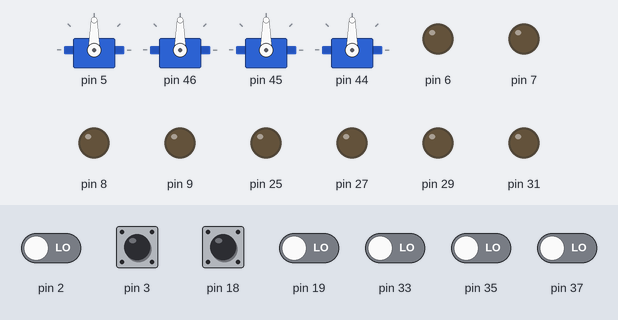
The sketch below on a simulated Arduino Mega 2560, built with avr-gcc and run on an emulated ATmega2560. On the bench: 4 × servo, output pins drawn as LEDs (lit = HIGH). The inputs (shaded band) are chosen by the test bench; at power-on: pin 2, pin 3, pin 18, pin 19, pin 33, pin 35, pin 37 LOW. Servo pulses on a pin are drawn as a servo (544–2400 µs = 0–180°).

Above: at 1.2 s.
1.3 s: pin 2 driven HIGH
At 2.8 s:
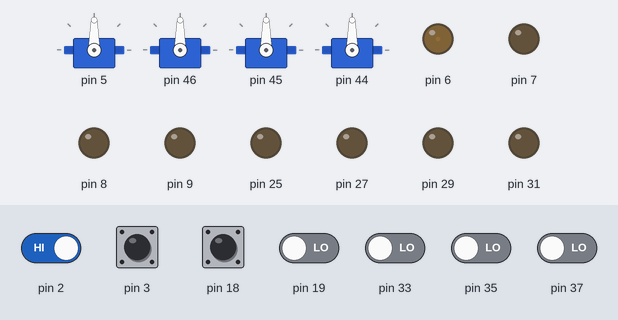
3.4 s: pin 3 pulsed HIGH 2 times (0.12 s each, 0.3 s apart)
At 4.02 s:
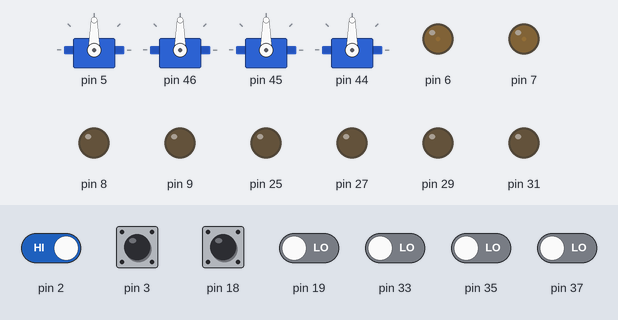
6.4 s: pin 3 driven HIGH
At 8.1 s:
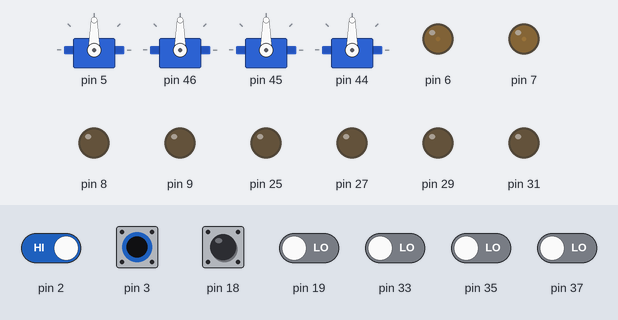
8.8 s: pin 18 pulsed HIGH 5 times (0.12 s each, 0.3 s apart)
At 9.42 s:
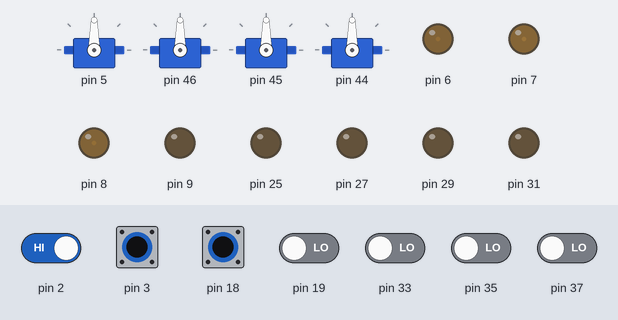
11.8 s: pin 18 driven HIGH
At 13.2 s:
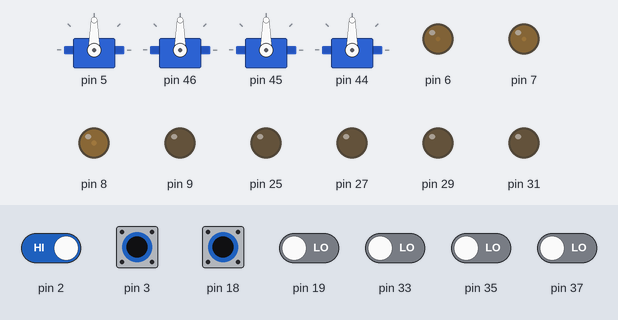
Timing chart, 0 to 14.8 s (numbered marks = the images above; inputs shaded):
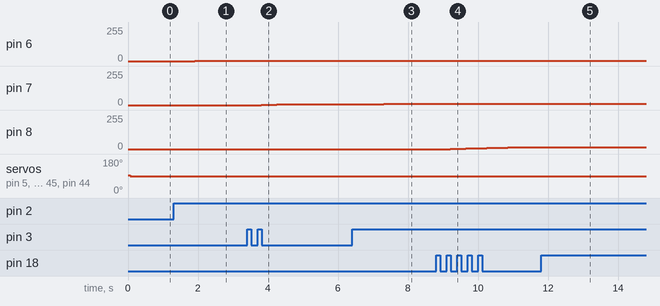

The sketch:

4W4S_CONT.ino
```cpp
#include <TimerOne.h>
#include <math.h>
#include "src/motorController.h"
#include "src/NinjaServo.h"


#define Vm 9.0
#define DSO 32
//defining constants
float Vdc=Vm-1.7;
double kw=3468.6; //encoder costant
float Ts=0.05; //sampling time

double w[4];   //current value of wheel speed
double wRef[4];   //driving angles
int delta[4];    //steerMotor angles

volatile bool state=true;
float Vx,Vy,gam;  //required speed of the BOT
float ld;         //half of track
float lf;
float lr;      //wheel base lf+lr

void MC_ISR();
void getRoverSpeed();
void getOmega();

//                  Vdc,pwmpin,dir,enca,encb,kw,Ts,kp,ki,kd,N
motorConfig config1={Vdc,6,25,2,33,kw,Ts,0.3069,16.67,0,1e7};
motorConfig config2={Vdc,7,27,3,35,kw,Ts,0.3069,16.67,0,1e7};
motorConfig config3={Vdc,8,29,18,37,kw,Ts,0.3069,16.67,0,1e7};
motorConfig config4={Vdc,9,31,19,39,kw,Ts,0.3069,16.67,0,1e7};

//initializing driving motors
motorController driverMotor[4]={motorController(config1),motorController(config2),
                        motorController(config3),motorController(config4)};
NinjaServo steerMotor[4];

void setup()
{
  // initializing timers for pwm freq
  TCCR2B = TCCR2B & B11111000 | B00000001;
  TCCR4B = TCCR4B & B11111000 | B00000001;
  TCCR3B = TCCR3B & B11111000 | B00000001;
  //initializing timer interrupt
  Timer1.initialize(50000);
  Timer1.attachInterrupt(MC_ISR);
  Serial.begin(9600);
  //initializing sttering motors
  steerMotor[0].attach(5);
  steerMotor[1].attach(44);
  steerMotor[2].attach(45);
  steerMotor[3].attach(46);
  // pinMode(DSO,OUTPUT);
}

void loop()
{
  if(state)
  {
    cli();
    // digitalWrite(DSO,HIGH);
    getOmega();
    state=false;
    // digitalWrite(DSO,LOW);
    sei();
  }
}
```

MC_ISR.ino
```cpp
void MC_ISR()
{
    //write driving motor speeds
    w[0]=driverMotor[0].setSpeed(wRef[0]);
    w[1]=driverMotor[1].setSpeed(wRef[1]);
    w[2]=driverMotor[2].setSpeed(wRef[2]);
    w[3]=driverMotor[3].setSpeed(wRef[3]);
    //write sttering motor value
    steerMotor[0].write(delta[0]);
    steerMotor[1].write(delta[1]);
    steerMotor[2].write(delta[2]);
    steerMotor[3].write(delta[3]);
    state=true;
}
```

Speed_Calculation.ino
```cpp
void getRoverSpeed()
{

}
void getOmega()
{
    getRoverSpeed();
    for(int i=0,j=-1;i<4;i++)
    {
        double V[2];
        V[0]=Vx+j*gam*ld;
        j*=-1;
        //Calculating wheel velocity
        if(i<2)
            V[1]=Vy+lf*gam;
        else
            V[1]=Vy-lr*gam;

        //calculating angular velocity
        double r=(V[0]*V[0])+(V[1]*V[1]);
        wRef[i]=sqrt(r);
        ///calculating steer angle
        if(wRef[i]==0)
        {
            delta[i]=0;
        }
        else
        {
            float angRad=atan2(V[1],V[0]);
            int ang=degrees(angRad);
            if(ang>90)
            {
                wRef[i]=-wRef[i];
                ang=90-ang;
            }
            else if(ang<-90)
            {
                wRef[i]=-wRef[i];
                ang=(-90-ang);
            }
            ang*=-1;      // to set it capatable with servo class
            delta[i]=ang;
        }
    }
}
```

HB.cpp
```cpp
#include "Arduino.h"
#include "HB.h"

HB::HB(byte pwmP,byte dirP)
:pwmPin(pwmP),dirPin(dirP)
{
  pinMode(pwmPin,OUTPUT);
  pinMode(dirPin,OUTPUT);
}

void HB::drive(byte dutyCyle,bool dir)
{
  analogWrite(pwmPin,dutyCyle);
  digitalWrite(dirPin,dir);
}
void HB::drive(byte dutyCyle,enum direct dir)
{
  analogWrite(pwmPin,dutyCyle);
  digitalWrite(dirPin,dir);
}
void HB::drive(int dutyCycle)
{
  bool dir=(dutyCycle<0);
  drive(dutyCycle,dir);
}
```

HB.h
```cpp
#include "Arduino.h"

#ifndef H_BRIDGE
#define H_BRIDGE

class HB
{
  public:
  enum direct{FORWARD,REVERSE};
  HB(byte pwmP,byte dirP);
  void drive(byte dutyCyle, bool dir); //sets the pwm dutyratio
  void drive(byte dutyCyle,enum direct); //enum overload
  void drive(int dutyCyle);
  private:
  byte pwmPin; //pwm control pin
  byte dirPin; //directional pin
};
#endif
```

NinjaServo.cpp
```cpp
#include "NinjaServo.h"
#ifndef cbi
#define cbi(sfr, bit) (_SFR_BYTE(sfr) &= ~_BV(bit))
#endif
#ifndef sbi
#define sbi(sfr, bit) (_SFR_BYTE(sfr) |= _BV(bit))
#endif
static bool timerSetup=false;
NinjaServo::NinjaServo()
:compReg(nullptr),microSec(DEFAULT_PULSE_WIDTH),sPin(150)
{
}
void NinjaServo::attach(byte pin)
{
    if(!timerSetup)
    {
        //initialize the timers for 50hz
        TCCR3A=B00000010;
        TCCR3B=B10111010;
        TCCR5A=B00000010;
        TCCR5B=B10111010;
        ICR5=40000;
        ICR3=40000;
        timerSetup=true;
    }
    if(compReg)return;
    pinMode(pin,OUTPUT);
    sPin=pin;
    switch (digitalPinToTimer(pin))
    {
    case NOT_ON_TIMER:
        break;
    case TIMER3A:
    {
        sbi(TCCR3A,COM3A1);
        compReg=&OCR3A;
        break;
    }
    case TIMER3B:
    {
        sbi(TCCR3A,COM3B1);
        compReg=&OCR3B;

        break;
    }
    case TIMER3C:
    {
        sbi(TCCR3A,COM3C1);
        compReg=&OCR3C;
        break;
    }
    case TIMER5A:
    {
        sbi(TCCR5A,COM5A1);
        compReg=&OCR5A;
        break;
    }
    case TIMER5B:
    {
        sbi(TCCR5A,COM5B1);
        compReg=&OCR5B;

        break;
    }
    case TIMER5C:
    {
        sbi(TCCR5A,COM5C1);
        compReg=&OCR5C;
        break;
    }
    default:
        break;
    }
    this->writeMicroseconds(microSec);
}
bool NinjaServo::writeMicroseconds(int micSec)
{
    if(micSec>MAX_PULSE_WIDTH||microSec<MIN_PULSE_WIDTH)return false;
    microSec=micSec;
    if(!compReg)return false;
    *compReg=(2*micSec);    //1 count = 0.5microsec
    return true;
}
bool NinjaServo::write(int angle)
{
    if(abs(angle)>90)return false;
    int micr=map(angle,-90,90,MIN_PULSE_WIDTH,MAX_PULSE_WIDTH);
    return writeMicroseconds(micr);
}
int NinjaServo::read()
{
    int angle=map(microSec,MIN_PULSE_WIDTH,MAX_PULSE_WIDTH,-90,90);
    return angle;
}
unsigned int NinjaServo::readMicroseconds()
{
    return microSec;
}
NinjaServo::~NinjaServo()
{
    digitalWrite(sPin,LOW);
}
```

NinjaServo.h
```cpp
#include "Arduino.h"
#ifndef _NINJA_SERVO
#define _NINJA_SERVO
#define MIN_PULSE_WIDTH       544     // the shortest pulse sent to a servo
#define MAX_PULSE_WIDTH      2400     // the longest pulse sent to a servo
#define DEFAULT_PULSE_WIDTH  1500     // default pulse width when servo is attached
//Supports only on MEGA and pwm pins of timer 3 and 5
// max six servos
class NinjaServo
{
private:
    volatile uint16_t* compReg;  //output compare register OCR
    unsigned int microSec;
    byte sPin;                   //Servo attached pin
public:
    NinjaServo();
    void attach(byte pin);       //attach servopin
    bool write(int angle);
    bool writeMicroseconds(int micSec);      //provide pulse width in microSecs
    int read();                              //cur position
    unsigned int readMicroseconds();
    ~NinjaServo();
};

#endif
```

motorController.cpp
```cpp
#include "motorController.h"

motorController::motorController(motorConfig &config)
:Vm(config.V),chop(config.pwmPin,config.dirPin),encoder(config.encA,config.encB,config.wc),
cont(config.Ts,config.kp,config.ki,config.kd,config.N)
{
    cont.setOutLim(Vm,-Vm);
}

motorController::motorController(float V,byte encA,byte encB,byte wc,HB &cov,PID &comp)
:Vm(V),encoder(encA,encB,wc),chop(cov),cont(comp)
{
    cont.setOutLim(Vm,-Vm);
}

void motorController::reset()
{
    cont.reset();
    chop.drive(0);
}
double motorController::setSpeed(double w0)
{
    double w=encoder.getSpeed();
    double e=(w0-w);
    cont.compute(e);
    double out=cont.output();
    int dc=((out/Vm)*255);
    chop.drive(dc);
    return w;
}
void motorController::changeGains(double P,double I,double D,double N,double T)
{
    cont.setTune(P,I,D,N);
    if(T>0)cont.setSampleTime(T);
}
 void motorController::changeGains(motorConfig &config)
 {
    this->changeGains(config.kp,config.ki,config.kd,config.N,config.Ts);
 }
```

motorController.h
```cpp
#ifndef motorCont_
#define motorCont_

#include "Arduino.h"
#include "pid.h"
#include "quadEncoder.h"
#include "HB.h"

struct motorConfig
{
    //Hbridge const
    float V;           //max voltage
    byte pwmPin;         //hbridge pwm pin
    byte dirPin;         //hbridge directional pin
    //encoder const
    byte encA;           //encoder channel A
    byte encB;           //encoder channel B
    double wc;           //encoder speed const
    //compensator const
    double Ts;           //sampling time
    double kp;           //propotional gain
    double ki;           //integeral
    double kd;           //derivative
    double N;            //filter cutoff
};


class motorController
{
private:
    PID cont;
    qEncoder encoder;
    HB chop;
    float Vm;     //input dc voltage
public:
    motorController(motorConfig &config);
    motorController(float Vm,byte encA,byte encB,byte wc,HB &cov,PID &comp);
    double setSpeed(double speed);
    void reset();
    void changeGains(double P,double I=-1,double D=-1,double N=-1,double T=-1);
    void changeGains(motorConfig &config);
};

#endif
```

pid.cpp
```cpp
#include "Arduino.h"
#include "pid.h"

PID::PID(double T,double P,double I,double D,double N)
{
  kp=P; ki=I; kd=D; Nf=N; Ts=T; xp=0; y=0; yip=0; ydp=0;
  setOutLim(1e9,-1e9);
}
void PID::compute(double x)
{
  double yp=kp*x;
  double yi=yip+ki*Ts/2*(x+xp);
  double yd=(kd*Nf*(x-xp)+ydp)/(Nf*Ts+1);
  y=yp+yi+yd;
  if(y>=outMax)
  {
    y=outMax;
  }
  if(y<=outMin)
  {
    y=outMin;
  }
  xp=x;
  yip=yi; ydp=yd;
}
double PID::output()
{
  return y;
}
void PID::setOutLim(double ma,double mi)
{
  if(ma<mi)return;
  outMax=ma; outMin=mi;
}
void PID::setSampleTime(double T)
{
  Ts=T;
}
void PID::setTune(double P,double I,double D,double N)
{
 kp=P; ki=I>=0?I:ki; kd=D>=0?D:kd; Nf=N>0?N:Nf;
}
void PID::reset()
{
  xp=0; y=0; yip=0; ydp=0;
}
```

pid.h
```cpp
#include "Arduino.h"

#ifndef pid
#define pid
class PID
{

public:

PID(double T=0,double P=0,double I=0,double D=0,double N=1e7);
void compute(double x);

double output();  //obtain the current output

void setOutLim(double ma,double mi);       //set the limits for outputs

void setTune(double P,double I=-1,double D=-1,double N=-1); //changing controller parameters
void reset();                       //resets the controller
void setSampleTime(double T);      //changing sample time

private:
//controller constants
double kp;
double kd;
double ki;
double Nf;  //Filter coefficient
double Ts; //Sampling time
double xp; //previous input
double yip,ydp; //last integral & derivative sample
double y; //output
double outMax,outMin; //maximum ans min output
};

#endif
```

quadEncoder.cpp
```cpp
#include "quadEncoder.h"

qEncoder* qEncoder::_instances[MAX_ENCODER]={nullptr,nullptr,nullptr,nullptr};

void qEncoder::interrupt_0()
{
  _instances[0]->tp=_instances[0]->tc;
  _instances[0]->tc=micros();
  _instances[0]->dir=digitalRead(_instances[0]->pinB)?1:-1;
}
void qEncoder::interrupt_1()
{
  _instances[1]->tp=_instances[1]->tc;
  _instances[1]->tc=micros();
  _instances[1]->dir=digitalRead(_instances[1]->pinB)?1:-1;
}
void qEncoder::interrupt_2()
{
  _instances[2]->tp=_instances[2]->tc;
  _instances[2]->tc=micros();
  _instances[2]->dir=digitalRead(_instances[2]->pinB)?1:-1;
}
void qEncoder::interrupt_3()
{
  _instances[3]->tp=_instances[3]->tc;
  _instances[3]->tc=micros();
  _instances[3]->dir=digitalRead(_instances[3]->pinB)?1:-1;
}
qEncoder::qEncoder(byte pA,byte pB,double k,long to)
:pinA(pA),pinB(pB),wc(k),timeOut(to),tp(0),tc(0),dir(0)
{
  for(int i=0;i<4;i++)
  {
    if(!_instances[i])
    {
      instCnt=i;
      _instances[i]=this; break;
    }
  }
  pinMode(pinA,INPUT);
  pinMode(pinB,INPUT);
  switch(instCnt)
  {
   case 0:
   attachInterrupt(digitalPinToInterrupt(pinA),interrupt_0, RISING);
   break;
   case 1:
   attachInterrupt(digitalPinToInterrupt(pinA),interrupt_1, RISING);
   break;
   case 2:
   attachInterrupt(digitalPinToInterrupt(pinA),interrupt_2, RISING);
   break;
   case 3:
   attachInterrupt(digitalPinToInterrupt(pinA),interrupt_3, RISING);
   break;
  }
}
qEncoder::qEncoder(byte pA,byte pB,double k)
:qEncoder(pA,pB,k,CONST_TOUT)
{

}
double qEncoder::getSpeed()
{
  long cur=micros();
  if(cur-tc>timeOut||tc==tp)return 0;
  double dt=tc-tp;
  double ans=dir*(wc/dt);
  return ans;
}
qEncoder::~qEncoder()
{
  detachInterrupt(digitalPinToInterrupt(pinA));
  _instances[instCnt]=nullptr;
}
```

quadEncoder.h
```cpp
#ifndef Encoder_
#define Encoder_
#include "Arduino.h"
#define MAX_ENCODER 4
#define CONST_TOUT 1000000
class qEncoder
{
  public:
  qEncoder(byte pA,byte pB,double k);
  qEncoder(byte pA,byte pB,double k,long to);
  ~qEncoder();
  static void interrupt_0();
  static void interrupt_1();
  static void interrupt_2();
  static void interrupt_3();
  double getSpeed();
  private:
  byte pinA;  //encoder channel A
  byte pinB;  //encoder channel B
  double wc;  //speed const
  long timeOut; //timeout for min speed
  volatile long tp;
  volatile long tc;
  volatile int dir;
  int instCnt; //instance count
  static qEncoder* _instances[MAX_ENCODER]; //pointer of instances
};
#endif
```

Measured:
- after the input at 1.3 s, pin 6: 0/255 → 1/255 after 0.60 s
- after the input at 3.4 s, pin 7: moves from 0/255 to 7/255 over 0.90 s, starting after 0.40 s
- after the input at 6.4 s, pin 7: 7/255 → 8/255 after 0.90 s
- after the input at 8.8 s, pin 8: moves from 0/255 to 13/255 over 1.8 s, starting after 0.40 s
- after the input at 11.8 s, pin 8: 13/255 → 14/255 after 0.60 s
